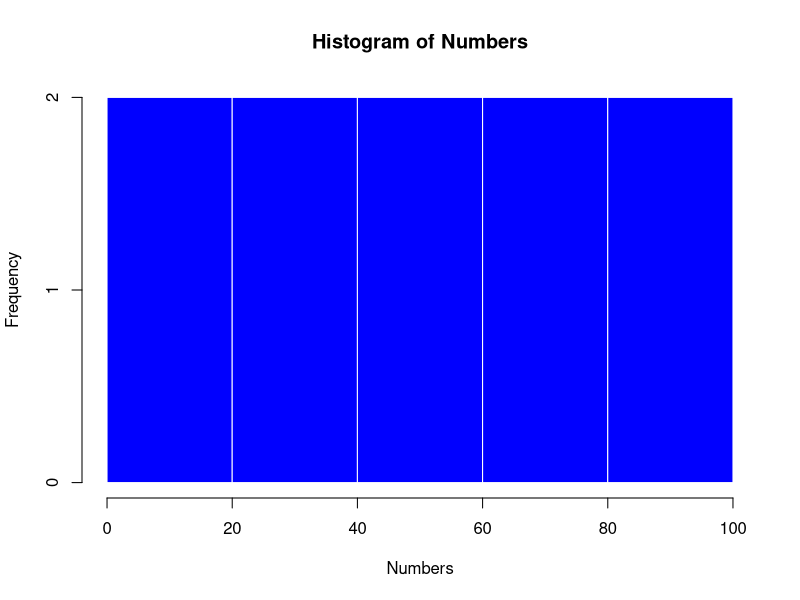

The R script that drew this image:
# Create a vector of numbers
numbers <- c(10, 20, 30, 40, 50, 60, 70, 80, 90, 100)

# Calculate and print the mean
mean_value <- mean(numbers)
print(paste("Mean: ", mean_value))

# Calculate and print the median
median_value <- median(numbers)
print(paste("Median: ", median_value))

# Calculate and print the mode
mode_value <- as.numeric(names(which.max(table(numbers))))
print(paste("Mode: ", mode_value))

# Calculate and print the range
range_value <- range(numbers)
print(paste("Range: ", range_value))

# Create a histogram
hist(numbers, main = "Histogram of Numbers", xlab = "Numbers", col = "blue", border = "white")